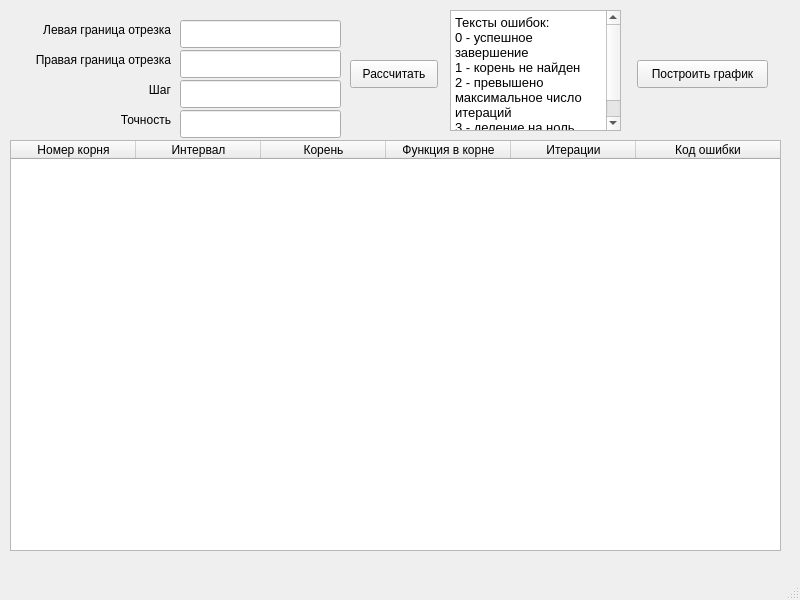
<?xml version="1.0" encoding="UTF-8"?>
<ui version="4.0">
 <class>MainWindow</class>
 <widget class="QMainWindow" name="MainWindow">
  <property name="geometry">
   <rect>
    <x>0</x>
    <y>0</y>
    <width>800</width>
    <height>600</height>
   </rect>
  </property>
  <property name="windowTitle">
   <string>MainWindow</string>
  </property>
  <widget class="QWidget" name="centralwidget">
   <widget class="QPushButton" name="calculateButton">
    <property name="geometry">
     <rect>
      <x>350</x>
      <y>60</y>
      <width>88</width>
      <height>28</height>
     </rect>
    </property>
    <property name="text">
     <string>Рассчитать</string>
    </property>
   </widget>
   <widget class="QLineEdit" name="inputIntervalLeft">
    <property name="geometry">
     <rect>
      <x>180</x>
      <y>20</y>
      <width>161</width>
      <height>28</height>
     </rect>
    </property>
    <property name="inputMask">
     <string/>
    </property>
   </widget>
   <widget class="QLineEdit" name="inputIntervalRight">
    <property name="geometry">
     <rect>
      <x>180</x>
      <y>50</y>
      <width>161</width>
      <height>28</height>
     </rect>
    </property>
    <property name="inputMask">
     <string/>
    </property>
    <property name="text">
     <string/>
    </property>
   </widget>
   <widget class="QLineEdit" name="inputStep">
    <property name="geometry">
     <rect>
      <x>180</x>
      <y>80</y>
      <width>161</width>
      <height>28</height>
     </rect>
    </property>
    <property name="inputMask">
     <string/>
    </property>
    <property name="text">
     <string/>
    </property>
    <property name="maxLength">
     <number>32767</number>
    </property>
    <property name="frame">
     <bool>true</bool>
    </property>
   </widget>
   <widget class="QLineEdit" name="inputAccuracity">
    <property name="geometry">
     <rect>
      <x>180</x>
      <y>110</y>
      <width>161</width>
      <height>28</height>
     </rect>
    </property>
    <property name="inputMask">
     <string/>
    </property>
    <property name="text">
     <string/>
    </property>
    <property name="maxLength">
     <number>32767</number>
    </property>
    <property name="frame">
     <bool>true</bool>
    </property>
   </widget>
   <widget class="QLabel" name="label">
    <property name="geometry">
     <rect>
      <x>10</x>
      <y>20</y>
      <width>161</width>
      <height>20</height>
     </rect>
    </property>
    <property name="layoutDirection">
     <enum>Qt::LeftToRight</enum>
    </property>
    <property name="text">
     <string>Левая граница отрезка</string>
    </property>
    <property name="alignment">
     <set>Qt::AlignRight|Qt::AlignTrailing|Qt::AlignVCenter</set>
    </property>
   </widget>
   <widget class="QLabel" name="label_2">
    <property name="geometry">
     <rect>
      <x>10</x>
      <y>50</y>
      <width>161</width>
      <height>20</height>
     </rect>
    </property>
    <property name="layoutDirection">
     <enum>Qt::LeftToRight</enum>
    </property>
    <property name="text">
     <string>Правая граница отрезка</string>
    </property>
    <property name="alignment">
     <set>Qt::AlignRight|Qt::AlignTrailing|Qt::AlignVCenter</set>
    </property>
   </widget>
   <widget class="QLabel" name="label_3">
    <property name="geometry">
     <rect>
      <x>10</x>
      <y>80</y>
      <width>161</width>
      <height>20</height>
     </rect>
    </property>
    <property name="layoutDirection">
     <enum>Qt::LeftToRight</enum>
    </property>
    <property name="text">
     <string>Шаг</string>
    </property>
    <property name="alignment">
     <set>Qt::AlignRight|Qt::AlignTrailing|Qt::AlignVCenter</set>
    </property>
   </widget>
   <widget class="QLabel" name="label_4">
    <property name="geometry">
     <rect>
      <x>20</x>
      <y>110</y>
      <width>151</width>
      <height>20</height>
     </rect>
    </property>
    <property name="layoutDirection">
     <enum>Qt::LeftToRight</enum>
    </property>
    <property name="text">
     <string>Точность</string>
    </property>
    <property name="alignment">
     <set>Qt::AlignRight|Qt::AlignTrailing|Qt::AlignVCenter</set>
    </property>
   </widget>
   <widget class="QTableWidget" name="outputTable">
    <property name="geometry">
     <rect>
      <x>10</x>
      <y>140</y>
      <width>771</width>
      <height>411</height>
     </rect>
    </property>
    <property name="minimumSize">
     <size>
      <width>771</width>
      <height>411</height>
     </size>
    </property>
    <property name="maximumSize">
     <size>
      <width>771</width>
      <height>16777215</height>
     </size>
    </property>
    <property name="rowCount">
     <number>0</number>
    </property>
    <property name="columnCount">
     <number>6</number>
    </property>
    <attribute name="horizontalHeaderVisible">
     <bool>true</bool>
    </attribute>
    <attribute name="horizontalHeaderCascadingSectionResizes">
     <bool>false</bool>
    </attribute>
    <attribute name="horizontalHeaderDefaultSectionSize">
     <number>125</number>
    </attribute>
    <attribute name="horizontalHeaderHighlightSections">
     <bool>true</bool>
    </attribute>
    <attribute name="horizontalHeaderShowSortIndicator" stdset="0">
     <bool>false</bool>
    </attribute>
    <attribute name="horizontalHeaderStretchLastSection">
     <bool>true</bool>
    </attribute>
    <attribute name="verticalHeaderVisible">
     <bool>false</bool>
    </attribute>
    <column>
     <property name="text">
      <string>Номер корня</string>
     </property>
    </column>
    <column>
     <property name="text">
      <string>Интервал</string>
     </property>
    </column>
    <column>
     <property name="text">
      <string>Корень</string>
     </property>
    </column>
    <column>
     <property name="text">
      <string>Функция в корне</string>
     </property>
    </column>
    <column>
     <property name="text">
      <string>Итерации</string>
     </property>
    </column>
    <column>
     <property name="text">
      <string>Код ошибки</string>
     </property>
    </column>
   </widget>
   <widget class="QPushButton" name="buildGraphButton">
    <property name="geometry">
     <rect>
      <x>637</x>
      <y>60</y>
      <width>131</width>
      <height>28</height>
     </rect>
    </property>
    <property name="text">
     <string>Построить график</string>
    </property>
   </widget>
   <widget class="QTextBrowser" name="textBrowser">
    <property name="geometry">
     <rect>
      <x>450</x>
      <y>10</y>
      <width>171</width>
      <height>121</height>
     </rect>
    </property>
    <property name="html">
     <string>&lt;!DOCTYPE HTML PUBLIC &quot;-//W3C//DTD HTML 4.0//EN&quot; &quot;http://www.w3.org/TR/REC-html40/strict.dtd&quot;&gt;
&lt;html&gt;&lt;head&gt;&lt;meta name=&quot;qrichtext&quot; content=&quot;1&quot; /&gt;&lt;style type=&quot;text/css&quot;&gt;
p, li { white-space: pre-wrap; }
&lt;/style&gt;&lt;/head&gt;&lt;body style=&quot; font-family:'Cantarell'; font-size:10pt; font-weight:400; font-style:normal;&quot;&gt;
&lt;p style=&quot; margin-top:0px; margin-bottom:0px; margin-left:0px; margin-right:0px; -qt-block-indent:0; text-indent:0px;&quot;&gt;Тексты ошибок:&lt;/p&gt;
&lt;p style=&quot; margin-top:0px; margin-bottom:0px; margin-left:0px; margin-right:0px; -qt-block-indent:0; text-indent:0px;&quot;&gt;0 - успешное завершение&lt;/p&gt;
&lt;p style=&quot; margin-top:0px; margin-bottom:0px; margin-left:0px; margin-right:0px; -qt-block-indent:0; text-indent:0px;&quot;&gt;1 - корень не найден&lt;/p&gt;
&lt;p style=&quot; margin-top:0px; margin-bottom:0px; margin-left:0px; margin-right:0px; -qt-block-indent:0; text-indent:0px;&quot;&gt;2 - превышено максимальное число итераций&lt;/p&gt;
&lt;p style=&quot; margin-top:0px; margin-bottom:0px; margin-left:0px; margin-right:0px; -qt-block-indent:0; text-indent:0px;&quot;&gt;3 - деление на ноль&lt;/p&gt;
&lt;p style=&quot;-qt-paragraph-type:empty; margin-top:0px; margin-bottom:0px; margin-left:0px; margin-right:0px; -qt-block-indent:0; text-indent:0px;&quot;&gt;&lt;br /&gt;&lt;/p&gt;&lt;/body&gt;&lt;/html&gt;</string>
    </property>
   </widget>
  </widget>
  <widget class="QMenuBar" name="menubar">
   <property name="geometry">
    <rect>
     <x>0</x>
     <y>0</y>
     <width>800</width>
     <height>25</height>
    </rect>
   </property>
  </widget>
  <widget class="QStatusBar" name="statusbar"/>
 </widget>
 <resources/>
 <connections/>
</ui>
